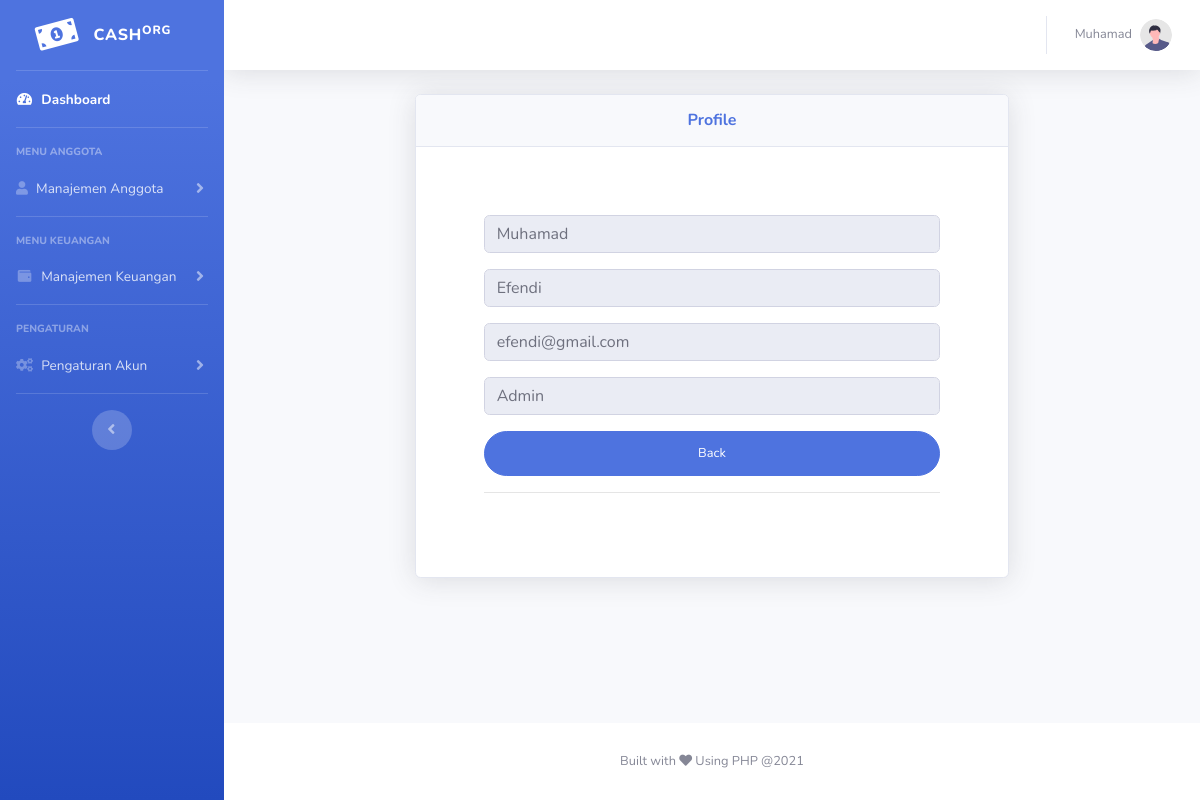
The page /dashboard/profile.php (signed in) on the database its author committed.
### tables this page shows
CREATE TABLE `cash_user` (
  `id` int(11) NOT NULL,
  `nama_awal` varchar(255) NOT NULL,
  `nama_akhir` varchar(255) NOT NULL,
  `email` varchar(100) NOT NULL,
  `level_user` varchar(255) NOT NULL,
  `passwd` varchar(255) NOT NULL,
  `code_uniq` varchar(255) NOT NULL
);

### dashboard/profile.php (the view, shortened to what this page needs)
<?php
$db = database::connect();
$code = $_SESSION['code'];
$query = $db->prepare("SELECT * FROM cash_user WHERE code_uniq = :code");
$query->bindParam(":code", $code);
$query->execute();
$data = $query->fetch(PDO::FETCH_ASSOC);
 ?>
<!DOCTYPE html>
<html lang="en">
<head>
    <link href="vendor/fontawesome-free/css/all.min.css" rel="stylesheet" type="text/css">
    <link href="css/sb-admin-2.min.css" rel="stylesheet">
</head>
<body id="page-top">
    <div id="wrapper">
        <ul class="navbar-nav bg-gradient-primary sidebar sidebar-dark accordion" id="accordionSidebar">
            <a class="sidebar-brand d-flex align-items-center justify-content-center" href="index.php">
                <div class="sidebar-brand-icon rotate-n-15">
                    <i class="fas fa-money-bill-alt"></i>
                </div>
                <div class="sidebar-brand-text mx-3">Cash<sup>org</sup></div>
            </a>
            <hr class="sidebar-divider my-0">
            <li class="nav-item active">
                <a class="nav-link" href="index.php">
                    <i class="fas fa-fw fa-tachometer-alt"></i>
                    <span>Dashboard</span></a>
            </li>
            <hr class="sidebar-divider">
            <div class="sidebar-heading">
                Menu Anggota
            </div>
            <li class="nav-item">
                <a class="nav-link collapsed" href="#" data-toggle="collapse" data-target="#collapseTwo"
                    aria-expanded="true" aria-controls="collapseTwo">
                    <i class="fas fa-user fa-cog"></i>
                    <span>Manajemen Anggota</span>
                </a>
            </li>
            <hr class="sidebar-divider">
            <div class="sidebar-heading">
                Menu Keuangan
            </div>
            <li class="nav-item">
                <a class="nav-link collapsed" href="#" data-toggle="collapse" data-target="#collapsePages"
                    aria-expanded="true" aria-controls="collapsePages">
                    <i class="fas fa-fw fa-wallet"></i>
                    <span>Manajemen Keuangan</span>
                </a>
            </li>
            <hr class="sidebar-divider">
            <div class="sidebar-heading">
                Pengaturan
            </div>
            <li class="nav-item">
                <a class="nav-link collapsed" href="#" data-toggle="collapse" data-target="#collapseCon"
                    aria-expanded="true" aria-controls="collapsePages">
                    <i class="fas fa-fw fa-cogs"></i>
                    <span>Pengaturan Akun</span>
                </a>
            </li>
            <hr class="sidebar-divider d-none d-md-block">
            <div class="text-center d-none d-md-inline">
                <button class="rounded-circle border-0" id="sidebarToggle"></button>
            </div>
        </ul>
        <div id="content-wrapper" class="d-flex flex-column">
            <div id="content">
                <nav class="navbar navbar-expand navbar-light bg-white topbar mb-4 static-top shadow">
                    <ul class="navbar-nav ml-auto">
                        <li class="nav-item dropdown no-arrow">
                            <a class="nav-link dropdown-toggle" href="#" id="userDropdown" role="button"
                                data-toggle="dropdown" aria-haspopup="true" aria-expanded="false">
                                <span class="mr-2 d-none d-lg-inline text-gray-600 small"><?php echo $_SESSION['nama']; ?></span>
                                <img class="img-profile rounded-circle"
                                    src="img/undraw_profile.svg">
                            </a>
                        </li>
                    </ul>
                </nav>
                <div class="container-fluid">
                    <center>
                    <div class="col-lg-8">
                                <div class="card shadow mb-4">
                                <div class="card-header py-3">
                                    <h6 class="m-0 font-weight-bold text-primary">Profile</h6>
                                </div>
                                <div class="card-body">
                                     <div class="p-5">
                                    <form class="user" method="post" action="">
                                        <div class="form-group">
                                            <input type="text" class="form-control" value="<?php echo $data['nama_awal']; ?>" readonly>
                                        </div>
                                        <div class="form-group">
                                            <input type="text" class="form-control"  value="<?php echo $data['nama_akhir']; ?>" readonly>
                                        </div>
                                        <div class="form-group">
                                            <input type="email" class="form-control" value="<?php echo $data['email']; ?>" readonly>
                                        </div>
                                        <div class="form-group">
                                            <input type="text" class="form-control" value="<?php echo $data['level_user']; ?>" readonly>
                                        </div>
                                        <a href="index.php"><button type="button" class="btn btn-primary btn-user btn-block">Back</button></a>
                                    </form>
                                    <hr>
                                </div>
                                </div>
                            </div>
                    </div>
                    </center>
                </div>
        </div>
            <footer class="sticky-footer bg-white">
                <div class="container my-auto">
                    <div class="copyright text-center my-auto">
                        <span>Built with <i class="fas fa-heart"></i> Using PHP @<?php echo date('Y'); ?></span>
                    </div>
                </div>
            </footer>
        </div>
    </div>
</body>
</html>

### rows shown on the page
cash_user: nama_awal "Muhamad", nama_akhir "Efendi", email "efendi@gmail.com", level_user "Admin"

### other values the page prints
$_SESSION['nama'] "Muhamad"
